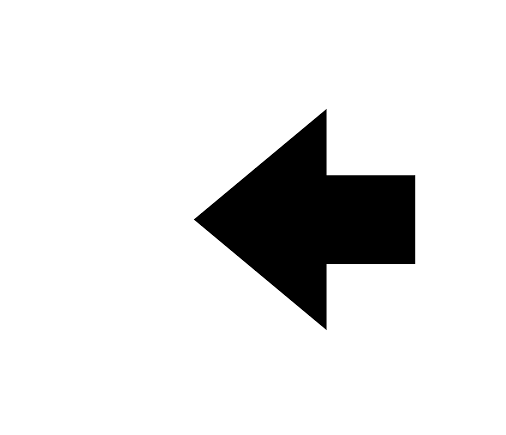
#> input picture Assignment2_CornerDetection/data/arrow.jpg, 506 x 435 px, given in place of 01861a1.tif, which was not available
$ python liu_yiyang_a2_p1.py
#> lines starting #> are read from the running program, lines starting #| are printed output that depends on the picture; pictures that were not available may be replaced by others from this repository, and a replacement may not be noted
import numpy as np
import cv2
import random
from scipy.ndimage import gaussian_filter
import matplotlib.pyplot as plt
from scipy.ndimage import convolve

import time


def crop_images_to_common_min_size(images):

    min_width = float('inf')
    min_height = float('inf')
    if len(images) == 0:
        min_width = 0
        min_height = 0
    else:
        for image in images:
            # print(image)
            height, width = image.shape[0:2]
            min_width = min(min_width, width)
            min_height = min(min_height, height)

    cropped_images = []

    for image in images:
        height, width = image.shape[0:2]

        left = (width - min_width) // 2
        top = (height - min_height) // 2

        right = left + min_width
        bottom = top + min_height

        cropped_image = image[top:bottom, left:right]
        cropped_images.append(cropped_image)

    return cropped_images


def ReadImage(file_name, method='pixel'):
    if method == 'evenly':
        # using crop by evenly dividing by 3
        original_image = cv2.imread('data/'+file_name+'.jpg')
        original_image = original_image[:,:,0]
        height, width = original_image.shape
        channel_height = height // 3
        image_channel1 = original_image[0:channel_height,:]
        image_channel2 = original_image[channel_height:2*channel_height,:]
        image_channel3 = original_image[2*channel_height:3*channel_height,:]

    # [11 lines of commented-out code are left out]
    elif method == 'pixel':
        original_image = cv2.imread('data/'+file_name+'.jpg')
        original_image = original_image[:,:,0]
        left = 27
        right = 377
        image_channel1 = original_image[27:342,left:right]
        image_channel2 = original_image[355:680,left:right]
        image_channel3 = original_image[695:1005,left:right]

    elif method == 'ps':
        image_channel1 = cv2.imread('data_hires/'+file_name+'1.tif')
        image_channel2 = cv2.imread('data_hires/'+file_name+'2.tif')
        image_channel3 = cv2.imread('data_hires/'+file_name+'3.tif')
        # original_image = cv2.imread('data_hires/'+file_name+'.tif')

        image_channel1 = image_channel1[:,:,1]
        image_channel2 = image_channel2[:,:,1]
        image_channel3 = image_channel3[:,:,1]


    image_channel1, image_channel2, image_channel3 = crop_images_to_common_min_size([image_channel1, image_channel2, image_channel3])

    # # show the image of each channel
    # imshowImage(image_channel1)
    # imshowImage(image_channel2)
    # imshowImage(image_channel3)

    return image_channel1, image_channel2, image_channel3


def compute_fourier_alignment_offset(image1, image2, filename, preprocessing=True, firstpair=True):
    # gaussian parameter
    sigma = 1

    width = image1.shape[1]
    height = image1.shape[0]

    if preprocessing:
        # gaussian filter
        image1_filter = gaussian_filter(image1, sigma)
        image2_filter = gaussian_filter(image2, sigma)
        # sharpening the image
        image1 = image1 - image1_filter
        image2 = image2 - image2_filter

    # Calculate the cross-correlation manually
    fft_image1 = np.fft.fft2(image1)
    fft_image2 = np.fft.fft2(image2)
    cross_corr = np.fft.ifftshift(np.fft.ifft2(fft_image1 * np.conjugate(fft_image2)))

    # peak
    y_peak, x_peak = np.unravel_index(np.argmax(np.abs(cross_corr)), cross_corr.shape)
    print(y_peak,x_peak)

    # displacement of the peak to the centre of the picture
    y_peak -= height // 2
    x_peak -= width // 2
    offset_found =  [x_peak, y_peak]
    print("offset: ", offset_found)


    # [25 lines of commented-out code are left out]
    cross_corr = cross_corr.astype(np.float32)
    # Normalize cross_corr for display (optional)
    normalized_corr = cv2.normalize(cross_corr, None, 0, 255, cv2.NORM_MINMAX)
    # Convert cross_corr to 8-bit unsigned integer
    cross_corr_gray = np.uint8(normalized_corr)
    if firstpair:
        if preprocessing:
            cv2.imwrite('inverseFFT_'+filename+'_first_pre.jpg', cross_corr_gray)
        else:
            cv2.imwrite('inverseFFT_'+filename+'_first.jpg', cross_corr_gray)
    else:
        if preprocessing:
            cv2.imwrite('inverseFFT_'+filename+'_second_pre.jpg', cross_corr_gray)
        else:
            cv2.imwrite('inverseFFT_'+filename+'_second.jpg', cross_corr_gray)

    return offset_found


def imshowImage(image, scale_percent=300):
    # 计算新的宽度和高度
    width = int(image.shape[1] * scale_percent / 100)
    height = int(image.shape[0] * scale_percent / 100)

    # 使用cv2.resize来缩放图像
    resized_image = cv2.resize(image, (width, height))

    # 将NumPy数组转换为8位无符号整数数据类型（必须是uint8类型）
    cv2.imshow('image',resized_image)

    # 等待用户按下任意键，然后关闭窗口
    cv2.waitKey(0)
    cv2.destroyAllWindows()
    return

def ShowOverlapRegion_3channels(image1, image2, image3, offset2, offset3,file_name,scale_percent,output=True):
    dx2 = offset2[0]
    dy2 = offset2[1]
    dx3 = offset3[0]
    dy3 = offset3[1]

    h1, w1 = image1.shape[0:2]
    h2, w2 = image2.shape[0:2]
    h3, w3 = image3.shape[0:2]

    # Calculate the overlap region
    x1 = max(0, dx2, dx3)
    x2 = min(w1, w2 + dx2, w3 + dx3)
    y1 = max(0, dy2, dy3)
    y2 = min(h1, h2 + dy2, h3 + dy3)
    if x1 < x2  and y1 < y2:
        overlap_image1 = image1[y1:y2, x1:x2]
        overlap_image2 = image2[y1 - dy2:y2 - dy2, x1 - dx2:x2 - dx2]
        overlap_image3 = image3[y1 - dy3:y2 - dy3, x1 - dx3:x2 - dx3]
    else:
        print('[Error]no region of overlap!')
        return

    # [6 lines of commented-out code are left out]
    merged_image = cv2.merge((overlap_image1, overlap_image2, overlap_image3))

    # 保存图像
    cv2.imwrite('merged_'+file_name+'.jpg', merged_image)
    print("Image saved successfully.")

    if output:
        imshowImage(merged_image, scale_percent)

    return

def main():
    file_name_list = ['00125v', '00149v', '00153v', '00351v', '00398v', '01112v']
    high_resolution_name_list = ['01047u', '01657u', '01861a']
    file_type = 1 #set to 0 to process normal images, set to 1 for high resolution images
    file_index = 2 #set to -1 to let program to randomly choose a image
    preprocessing = True
    show = False
    print("*********************file_type = ", file_type, "*********************")
    start_time = time.time()

    if not file_type:
        if file_index == -1:
            file_name = random.choice(file_name_list)
        else:
            file_name = file_name_list[file_index]
        image_channel1, image_channel2, image_channel3 = ReadImage(file_name,'pixel')
        print('[Info]Choose file: ', file_name)

        best_offset2 = compute_fourier_alignment_offset(image_channel1, image_channel2, file_name, preprocessing, firstpair=True)
        best_offset3 = compute_fourier_alignment_offset(image_channel1, image_channel3, file_name, preprocessing, firstpair=False)


        ShowOverlapRegion_3channels(image_channel1, image_channel2, image_channel3, best_offset2, best_offset3, file_name, scale_percent=300,output=show)
    else:
        if file_index == -1:
            file_name = random.choice(high_resolution_name_list)
        else:
            file_name = high_resolution_name_list[file_index]
        image_channel1, image_channel2, image_channel3 = ReadImage(file_name,'ps')
#> in ReadImage, image_channel1 is the input picture: shape (435, 506, 3); min 0, max 255, mean 228.9
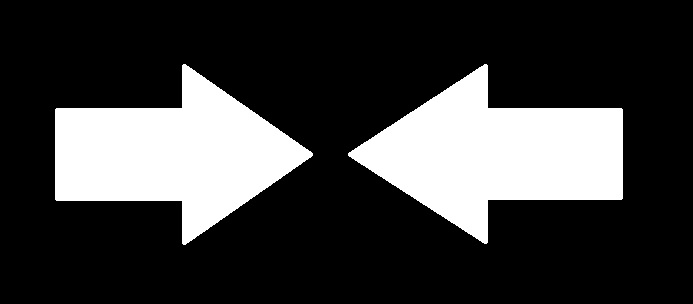
#> input picture Assignment2_CornerDetection/data/blackandwhite.jpg, 693 x 304 px, given in place of 01861a2.tif, which was not available
#> in ReadImage, image_channel2 is the input picture: shape (304, 693, 3); min 0, max 255, mean 60
#> the loop in crop_images_to_common_min_size, `for image in images:` made 3 passes
#> (height, width, min_height) on passes 1 to 3: (435, 506, 435), (304, 693, 304), (304, 693, 304)
#> the loop in crop_images_to_common_min_size, `for image in images:` made 3 passes
#> (height, width, left, top, right, bottom) on passes 1 to 3: (435, 506, 0, 65, 506, 369), (304, 693, 93, 0, 599, 304), (304, 693, 93, 0, 599, 304)
#> pass 1, in crop_images_to_common_min_size, `cropped_image = image[top:bottom, left:right]`:
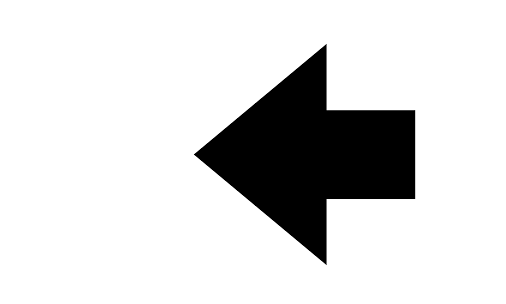
#> cropped_image: shape (304, 506); min 0, max 255, mean 217.6
#> after the loop in crop_images_to_common_min_size, `for image in images:`: cropped_images = 3 items
        print('[Info]Choose High resolution file: ', file_name)

        best_offset2 = compute_fourier_alignment_offset(image_channel1, image_channel2, file_name, preprocessing, firstpair=True)
#> in compute_fourier_alignment_offset, `image2 = image2 - image2_filter`:
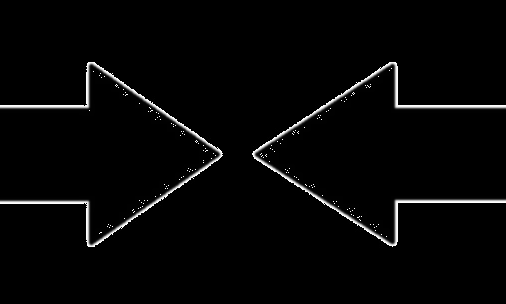
#> image2: shape (304, 506); min 0, max 255, mean 6.1
#> in compute_fourier_alignment_offset, `y_peak, x_peak = np.unravel_index(np.argmax(np.abs(cross_corr)), cross..`: y_peak = 157; x_peak = 182
#| 157 182
#> in compute_fourier_alignment_offset, `y_peak -= height // 2`: y_peak = 5
#> in compute_fourier_alignment_offset, `x_peak -= width // 2`: x_peak = -71
#> in compute_fourier_alignment_offset, `offset_found =  [x_peak, y_peak]`: offset_found = [-71, 5]
#| offset:  [-71, 5]
#> in compute_fourier_alignment_offset, `cross_corr = cross_corr.astype(np.float32)`:
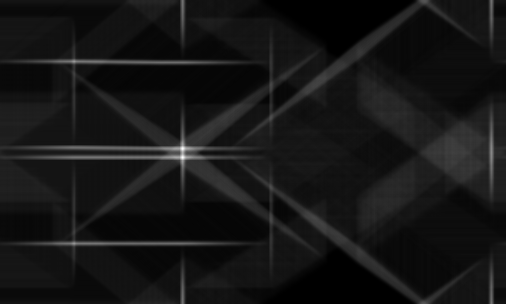
#> cross_corr: shape (304, 506) float32; min -2.03e-09, max 35967308, mean 3104616.5; drawn with min black and max white
#> best_offset2 = [-71, 5]
        best_offset3 = compute_fourier_alignment_offset(image_channel1, image_channel3, file_name, preprocessing, firstpair=False)
#| 157 182
#| offset:  [-71, 5]
#> best_offset3 = [-71, 5]


        ShowOverlapRegion_3channels(image_channel1, image_channel2, image_channel3, best_offset2, best_offset3,file_name,scale_percent=30,output=show)
#> in ShowOverlapRegion_3channels, `dx2 = offset2[0]`: dx2 = -71
#> in ShowOverlapRegion_3channels, `dy2 = offset2[1]`: dy2 = 5
#> in ShowOverlapRegion_3channels, `dx3 = offset3[0]`: dx3 = -71
#> in ShowOverlapRegion_3channels, `dy3 = offset3[1]`: dy3 = 5
#> in ShowOverlapRegion_3channels, `x1 = max(0, dx2, dx3)`: x1 = 0
#> in ShowOverlapRegion_3channels, `x2 = min(w1, w2 + dx2, w3 + dx3)`: x2 = 435
#> in ShowOverlapRegion_3channels, `y1 = max(0, dy2, dy3)`: y1 = 5
#> in ShowOverlapRegion_3channels, `y2 = min(h1, h2 + dy2, h3 + dy3)`: y2 = 304
#> in ShowOverlapRegion_3channels, `overlap_image1 = image1[y1:y2, x1:x2]`:
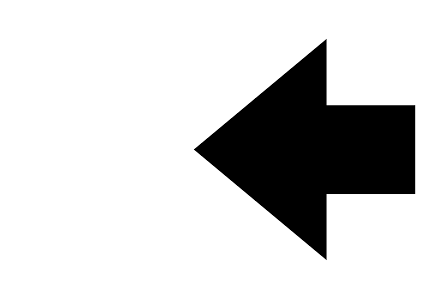
#> overlap_image1: shape (299, 435); min 0, max 255, mean 210.8
#> in ShowOverlapRegion_3channels, `overlap_image2 = image2[y1 - dy2:y2 - dy2, x1 - dx2:x2 - dx2]`:
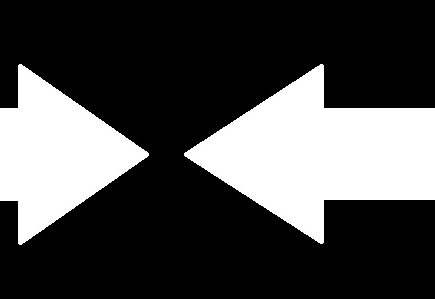
#> overlap_image2: shape (299, 435); min 0, max 255, mean 73.1
#> in ShowOverlapRegion_3channels, `merged_image = cv2.merge((overlap_image1, overlap_image2, overlap_imag..`:
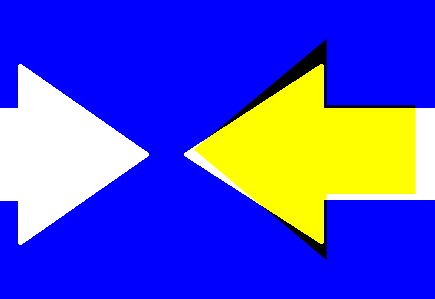
#> merged_image: shape (299, 435, 3); mean of channels 0, 1, 2 210.8, 73.1, 73.1; drawn as B, G, R


    end_time = time.time()
    total_time = end_time - start_time
    print('[Info]Total time: ',total_time)
    return

if __name__ == "__main__":
    main()
